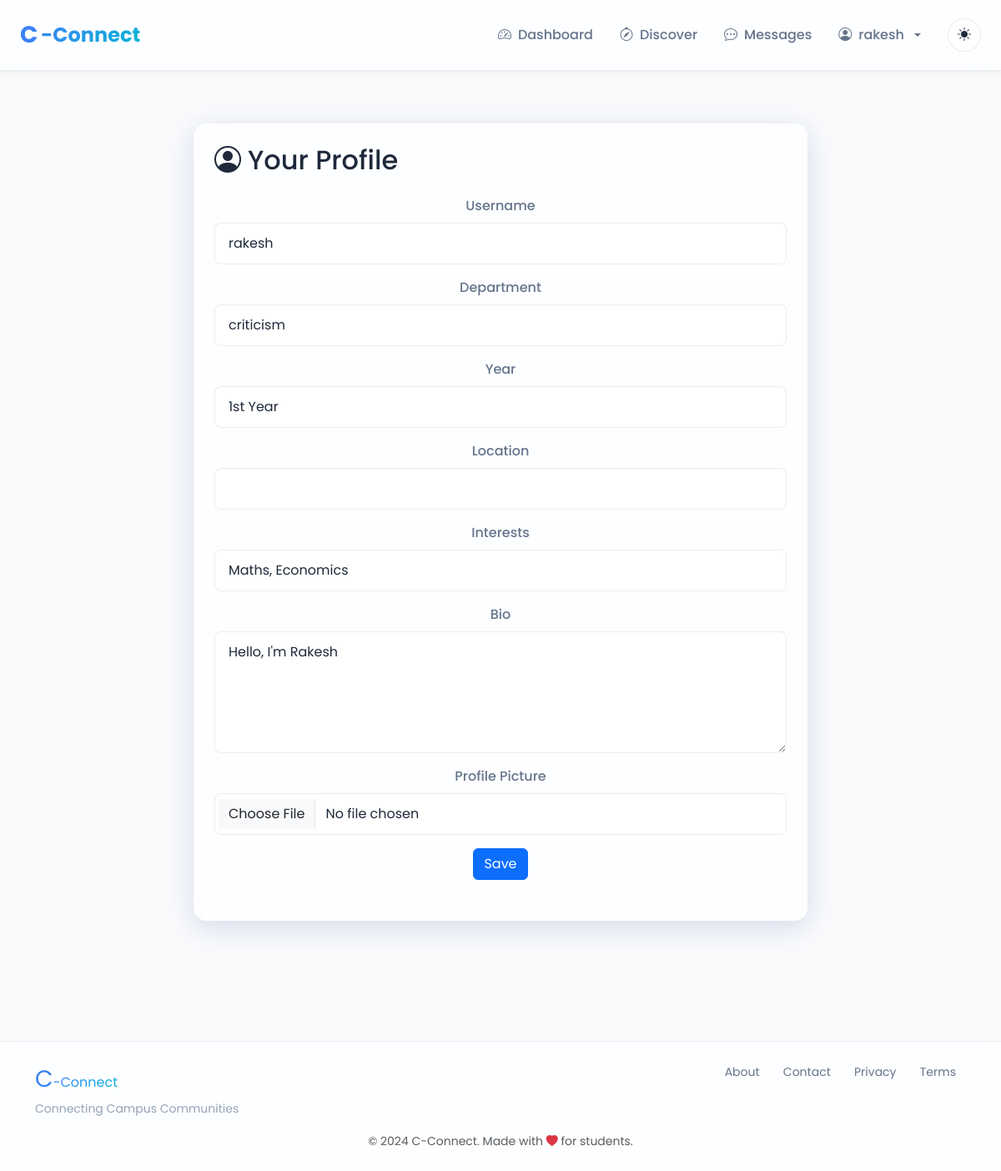
The page /profile/edit (signed in) on the database its author committed.
### models.py (models this page shows, shortened)
class User(UserMixin, db.Model):
    id = db.Column(db.Integer, primary_key=True, autoincrement=True)  # Unique identifier
    username = db.Column(db.String(100), nullable=False)  # Name of the user (later can add this unique if needed)
    email = db.Column(db.String(120), nullable=False, unique=True)  # Email of the user
    password = db.Column(db.String(200), nullable=False)  # Passwords not hashed yet (done in setup_db.py)
    created_at = db.Column(db.DateTime, default=db.func.now())  # Timestamp of account creation
    last_login = db.Column(db.DateTime, nullable=True)  # Timestamp of last login
    pass

class Profile(db.Model):
    id = db.Column(db.Integer, primary_key=True, autoincrement=True)  # Unique identifier
    user_id = db.Column(db.Integer, db.ForeignKey('user.id'), nullable=False,unique=True)  # Foreign key to User
    bio = db.Column(db.Text, nullable=True)
    profile_picture = db.Column(db.String(225), nullable=True)  # URL to profile
    department = db.Column(db.String(100), nullable=True)
    year=db.Column(db.String(20),nullable=True)
    interests=db.Column(db.JSON,nullable=True) #or db.String(500), can be comma separated values or db.Text
    location = db.Column(db.String(150), nullable=True)
    visibility = db.Column(db.String(50), default='public')  # public, private, connections-only
    updated_at = db.Column(db.DateTime, default=db.func.now(), onupdate=db.func.now())
    user = db.relationship('User', backref=db.backref('profile', uselist=False)) #here changed 'profiles' to 'profile'

### blueprints/auth/routes.py (the view, shortened to what this page needs)
@auth.route('/profile/edit', methods=['GET', 'POST'])
@login_required
def profile_edit():
    profile = current_user.profile
    if not profile:
        profile = Profile(user_id=current_user.id)
        db.session.add(profile)
        db.session.commit()
    form = EditProfileForm()
    if request.method == 'GET':
        form.username.data = current_user.username
        form.department.data = profile.department
        form.year.data = profile.year
        form.bio.data = profile.bio
        form.location.data = profile.location
        if profile.interests:
            if isinstance(profile.interests, list):
                form.interests.data = ", ".join(profile.interests)
            else:
                form.interests.data = profile.interests
    return render_template('auth/profile_edit.html', form=form)

### blueprints/auth/forms.py
class EditProfileForm(FlaskForm):
    username = StringField('Username', validators=[Optional(), Length(min=2, max=30)])
    department = StringField('Department', validators=[Optional(), Length(max=120)])
    year = StringField('Year', validators=[Optional(), Length(max=20)])  # Use SelectField if you want fixed choices
    bio = TextAreaField('Bio', validators=[Optional(), Length(max=1000)])
    interests = StringField('Interests', validators=[Optional(), Length(max=500)])  # comma-separated input
    location = StringField('Location', validators=[Optional(), Length(max=200)])
    profile_picture = FileField('Profile Picture', validators=[
        Optional(),
        FileAllowed({'png', 'jpg', 'jpeg', 'webp'}, 'Images only!')
    ])
    submit = SubmitField('Save')

### blueprints/auth/__init__.py (called while the page is built)
@login_manager.user_loader
def load_user(user_id):
    from models import User  # Importing User model for querying  (import here to avoid circular imports)
    return User.query.get(int(user_id))

@auth.after_app_request
def add_header(response):
    if current_user.is_authenticated and request.blueprint == 'auth':
        response.headers['Cache-Control'] = 'no-store, no-cache, must-revalidate, post-check=0, pre-check=0, max-age=0'
        response.headers['Pragma'] = 'no-cache'
        response.headers['Expires'] = '-1'
    return response

### blueprints/auth/templates/auth/profile_edit.html (shortened to what this page needs)
{% extends "base.html" %}
{% block body %}
<div class="container py-5">
    <div class="row justify-content-center">
        <div class="col-lg-8">
            <div class="glass-card p-4 animate-on-scroll">
                <h2 class="mb-4"><i class="bi bi-person-circle me-2"></i>Your Profile</h2>
                <form method="POST" enctype="multipart/form-data">
                    <div class="text-center mb-4">
    <div class="mb-3">
      {{ form.username.label(class="form-label") }}
      {{ form.username(class="form-control" + (" is-invalid" if form.username.errors else "")) }}
    </div>
    <div class="mb-3">
      {{ form.department.label(class="form-label") }}
      {{ form.department(class="form-control") }}
    </div>
    <div class="mb-3">
      {{ form.year.label(class="form-label") }}
      {{ form.year(class="form-control") }}
    </div>
    <div class="mb-3">
      {{ form.location.label(class="form-label") }}
      {{ form.location(class="form-control") }}
    </div>
    <div class="mb-3">
      {{ form.interests.label(class="form-label") }}
      {{ form.interests(class="form-control") }}
    </div>
    <div class="mb-3">
      {{ form.bio.label(class="form-label") }}
      {{ form.bio(class="form-control", rows=5) }}
    </div>
    <div class="mb-3">
      {{ form.profile_picture.label(class="form-label") }}
      {{ form.profile_picture(class="form-control") }}
    </div>
    {{ form.submit(class="btn btn-primary") }}
  </form>
</div>
        </div>
    </div>
</div>
{% endblock %}

### templates/base.html (shortened to what this page needs)
<!DOCTYPE html>
<html lang="en">
<head>
    <link href="https://cdn.jsdelivr.net/npm/bootstrap@5.3.2/dist/css/bootstrap.min.css" rel="stylesheet">
    <link rel="stylesheet" href="https://cdn.jsdelivr.net/npm/bootstrap-icons@1.11.1/font/bootstrap-icons.css">
    <link rel="stylesheet" href="{{ url_for('static', filename='css/global.css') }}">
</head>
<body>
    <nav class="navbar navbar-expand-lg navbar-glass fixed-top">
        <div class="container-fluid px-4">
            <a class="navbar-brand brand-logo" href="{{ url_for('main.home') }}">
                <span class="brand-c">C</span><span class="brand-connect">-Connect</span>
            </a>
            <div class="collapse navbar-collapse" id="navbarNav">
                <ul class="navbar-nav ms-auto align-items-center">
                    {% if current_user.is_authenticated %}
                        <li class="nav-item">
                            <a class="nav-link" href="{{ url_for('main.dashboard') }}">
                                <i class="bi bi-speedometer2"></i> Dashboard
                            </a>
                        </li>
                        <li class="nav-item">
                            <a class="nav-link" href="{{ url_for('main.discover') }}">
                                <i class="bi bi-compass"></i> Discover
                            </a>
                        </li>
                        <li class="nav-item">
                            <a class="nav-link" href="{{ url_for('main.messages') }}">
                                <i class="bi bi-chat-dots"></i> Messages
                            </a>
                        </li>
                        <li class="nav-item dropdown">
                            <a class="nav-link dropdown-toggle" href="#" role="button" data-bs-toggle="dropdown">
                                <i class="bi bi-person-circle"></i> {{ current_user.username }}
                            </a>
                        </li>
                    {% endif %}
                    <li class="nav-item ms-3">
                        <button class="btn btn-theme-toggle" id="themeToggle" title="Toggle theme">
                            <i class="bi bi-sun-fill" id="themeIcon"></i>
                        </button>
                    </li>
                </ul>
            </div>
        </div>
    </nav>
    <main class="main-content">
        {% block body %}{% endblock %}
    </main>
    <footer class="footer-glass mt-5">
        <div class="container py-4">
            <div class="row">
                <div class="col-md-6 text-center text-md-start mb-3 mb-md-0">
                    <span class="brand-c">C</span><span class="brand-connect">-Connect</span>
                    <p class="footer-tagline mb-0">Connecting Campus Communities</p>
                </div>
                <div class="col-md-6 text-center text-md-end">
                    <a href="{{ url_for('main.about') }}" class="footer-link">About</a>
                    <a href="{{ url_for('main.contact') }}" class="footer-link">Contact</a>
                    <a href="#" class="footer-link">Privacy</a>
                    <a href="#" class="footer-link">Terms</a>
                </div>
            </div>
            <div class="row mt-3">
                <div class="col text-center">
                    <small class="text-muted">&copy; 2024 C-Connect. Made with <i class="bi bi-heart-fill text-danger"></i> for students.</small>
                </div>
            </div>
        </div>
    </footer>
</body>
</html>

### static/css/global.css (style rules this page uses)
:root { --primary-color: #3b82f6; --primary-hover: #2563eb; --secondary-color: #6366f1; --accent-color: #06b6d4; --bg-primary: #ffffff; --bg-secondary: #f8fafc; --bg-glass: rgba(255, 255, 255, 0.7); --bg-glass-hover: rgba(255, 255, 255, 0.85); --text-primary: #1e293b; --text-secondary: #64748b; --text-muted: #94a3b8; --border-color: rgba(148, 163, 184, 0.2); --shadow-sm: 0 2px 8px rgba(0, 0, 0, 0.05); --shadow-md: 0 4px 16px rgba(0, 0, 0, 0.08); --shadow-lg: 0 8px 32px rgba(0, 0, 0, 0.12); --glass-border: rgba(255, 255, 255, 0.3); --glass-shadow: 0 8px 32px 0 rgba(31, 38, 135, 0.15); }
* { margin: 0; padding: 0; box-sizing: border-box; }
body { font-family: 'Poppins', -apple-system, BlinkMacSystemFont, 'Segoe UI', sans-serif; background: var(--bg-secondary); color: var(--text-primary); transition: background 0.3s ease, color 0.3s ease; overflow-x: hidden; }
body, .navbar-glass, .glass-card, .glass-dropdown { transition: all 0.3s ease; }
.glass-card { background: var(--bg-glass); backdrop-filter: blur(16px) saturate(180%); -webkit-backdrop-filter: blur(16px) saturate(180%); border: 1px solid var(--glass-border); border-radius: 16px; box-shadow: var(--glass-shadow); transition: all 0.3s ease; }
.navbar-glass { background: var(--bg-glass) !important; backdrop-filter: blur(16px) saturate(180%); -webkit-backdrop-filter: blur(16px) saturate(180%); border-bottom: 1px solid var(--border-color); box-shadow: var(--shadow-sm); padding: 1rem 0; }
.brand-logo { font-size: 1.5rem; font-weight: 700; text-decoration: none; display: flex; align-items: center; gap: 0.25rem; }
.brand-c { color: var(--primary-color); font-size: 1.75rem; }
.brand-connect { color: var(--text-primary); background: linear-gradient(135deg, var(--primary-color), var(--accent-color)); -webkit-background-clip: text; -webkit-text-fill-color: transparent; background-clip: text; }
.nav-link { color: var(--text-secondary) !important; font-weight: 500; padding: 0.5rem 1rem !important; border-radius: 8px; transition: all 0.3s ease; display: flex; align-items: center; gap: 0.5rem; }
.btn-theme-toggle { background: var(--bg-glass); border: 1px solid var(--border-color); color: var(--text-primary); width: 40px; height: 40px; border-radius: 50%; display: flex; align-items: center; justify-content: center; transition: all 0.3s ease; }
.main-content { min-height: calc(100vh - 200px); padding-top: 100px; padding-bottom: 3rem; }
.footer-glass { background: var(--bg-glass); backdrop-filter: blur(16px) saturate(180%); -webkit-backdrop-filter: blur(16px) saturate(180%); border-top: 1px solid var(--border-color); margin-top: auto; }
.footer-tagline { font-size: 0.875rem; color: var(--text-muted); margin-top: 0.25rem; }
.footer-link { color: var(--text-secondary); text-decoration: none; margin: 0 0.75rem; font-size: 0.875rem; transition: color 0.3s ease; }
.form-control, .form-select { background: var(--bg-glass); border: 1px solid var(--border-color); color: var(--text-primary); border-radius: 8px; padding: 0.75rem 1rem; transition: all 0.3s ease; }
.form-label { color: var(--text-secondary); font-weight: 500; margin-bottom: 0.5rem; }
.animate-on-scroll { opacity: 0; transform: translateY(20px); transition: opacity 0.6s ease, transform 0.6s ease; }
.animate-on-scroll.animate-in { opacity: 1; transform: translateY(0); }

### rows shown on the page
User: username "rakesh"
Profile: department "criticism", year "1st Year", interests "Maths, Economics", bio "Hello, I'm Rakesh"
